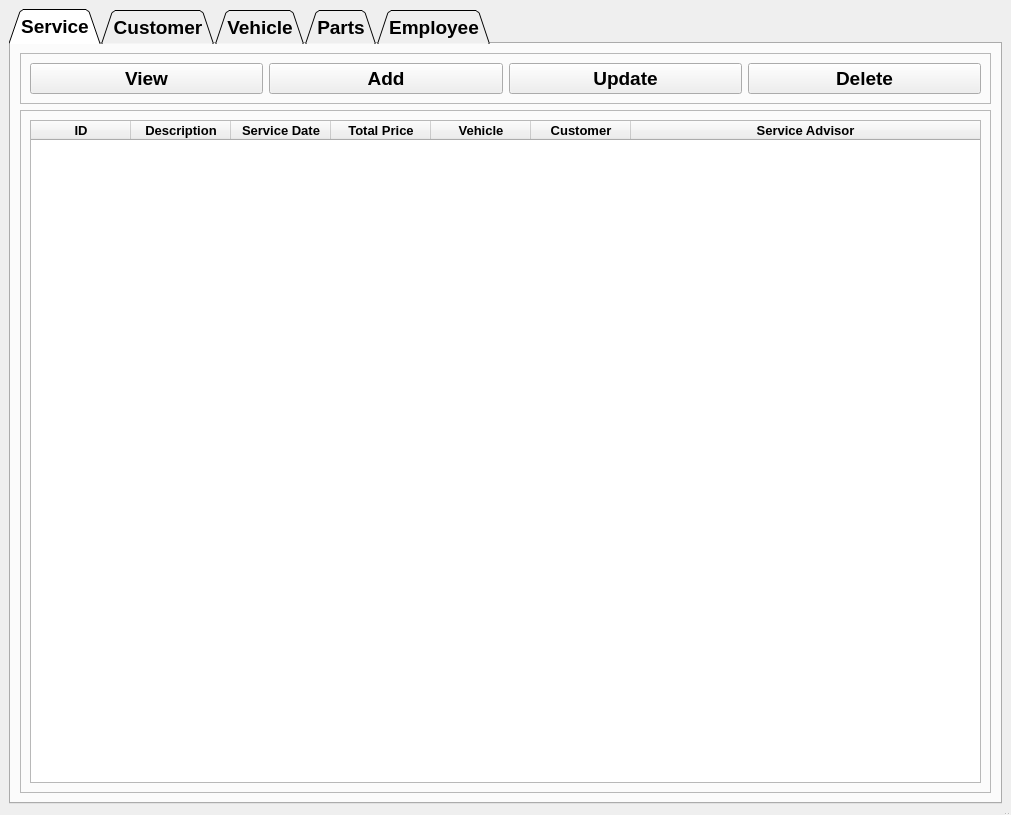
<?xml version="1.0" encoding="UTF-8"?>
<ui version="4.0">
 <class>MainWindow</class>
 <widget class="QMainWindow" name="MainWindow">
  <property name="geometry">
   <rect>
    <x>0</x>
    <y>0</y>
    <width>1011</width>
    <height>815</height>
   </rect>
  </property>
  <property name="windowTitle">
   <string>MainWindow</string>
  </property>
  <widget class="QWidget" name="centralwidget">
   <layout class="QVBoxLayout" name="verticalLayout">
    <item>
     <widget class="QTabWidget" name="tabWidget">
      <property name="font">
       <font>
        <pointsize>14</pointsize>
        <weight>75</weight>
        <bold>true</bold>
       </font>
      </property>
      <property name="layoutDirection">
       <enum>Qt::LeftToRight</enum>
      </property>
      <property name="tabPosition">
       <enum>QTabWidget::North</enum>
      </property>
      <property name="tabShape">
       <enum>QTabWidget::Triangular</enum>
      </property>
      <property name="currentIndex">
       <number>0</number>
      </property>
      <widget class="QWidget" name="Service">
       <attribute name="title">
        <string>Service</string>
       </attribute>
       <layout class="QVBoxLayout" name="verticalLayout_11">
        <item>
         <widget class="QFrame" name="frame_6">
          <property name="frameShape">
           <enum>QFrame::StyledPanel</enum>
          </property>
          <property name="frameShadow">
           <enum>QFrame::Raised</enum>
          </property>
          <layout class="QHBoxLayout" name="horizontalLayout_4">
           <property name="sizeConstraint">
            <enum>QLayout::SetNoConstraint</enum>
           </property>
           <item>
            <widget class="QPushButton" name="s_view">
             <property name="text">
              <string>View</string>
             </property>
            </widget>
           </item>
           <item>
            <widget class="QPushButton" name="s_add">
             <property name="text">
              <string>Add</string>
             </property>
            </widget>
           </item>
           <item>
            <widget class="QPushButton" name="s_update">
             <property name="text">
              <string>Update</string>
             </property>
            </widget>
           </item>
           <item>
            <widget class="QPushButton" name="s_del">
             <property name="text">
              <string>Delete</string>
             </property>
            </widget>
           </item>
          </layout>
         </widget>
        </item>
        <item>
         <widget class="QFrame" name="frame_5">
          <property name="frameShape">
           <enum>QFrame::StyledPanel</enum>
          </property>
          <property name="frameShadow">
           <enum>QFrame::Raised</enum>
          </property>
          <layout class="QVBoxLayout" name="verticalLayout_10">
           <item>
            <widget class="QTableWidget" name="ser_table">
             <property name="sizePolicy">
              <sizepolicy hsizetype="Preferred" vsizetype="Expanding">
               <horstretch>0</horstretch>
               <verstretch>0</verstretch>
              </sizepolicy>
             </property>
             <property name="maximumSize">
              <size>
               <width>16777215</width>
               <height>16777215</height>
              </size>
             </property>
             <property name="font">
              <font>
               <pointsize>10</pointsize>
               <weight>50</weight>
               <bold>false</bold>
              </font>
             </property>
             <property name="autoFillBackground">
              <bool>false</bool>
             </property>
             <property name="editTriggers">
              <set>QAbstractItemView::AnyKeyPressed|QAbstractItemView::EditKeyPressed</set>
             </property>
             <property name="alternatingRowColors">
              <bool>true</bool>
             </property>
             <property name="selectionMode">
              <enum>QAbstractItemView::SingleSelection</enum>
             </property>
             <property name="selectionBehavior">
              <enum>QAbstractItemView::SelectRows</enum>
             </property>
             <attribute name="horizontalHeaderCascadingSectionResizes">
              <bool>true</bool>
             </attribute>
             <attribute name="horizontalHeaderStretchLastSection">
              <bool>true</bool>
             </attribute>
             <attribute name="verticalHeaderVisible">
              <bool>true</bool>
             </attribute>
             <attribute name="verticalHeaderCascadingSectionResizes">
              <bool>true</bool>
             </attribute>
             <column>
              <property name="text">
               <string>ID</string>
              </property>
              <property name="font">
               <font>
                <pointsize>10</pointsize>
                <weight>75</weight>
                <bold>true</bold>
               </font>
              </property>
             </column>
             <column>
              <property name="text">
               <string>Description</string>
              </property>
              <property name="font">
               <font>
                <pointsize>10</pointsize>
                <weight>75</weight>
                <bold>true</bold>
               </font>
              </property>
             </column>
             <column>
              <property name="text">
               <string>Service Date</string>
              </property>
              <property name="font">
               <font>
                <pointsize>10</pointsize>
                <weight>75</weight>
                <bold>true</bold>
               </font>
              </property>
             </column>
             <column>
              <property name="text">
               <string>Total Price</string>
              </property>
              <property name="font">
               <font>
                <pointsize>10</pointsize>
                <weight>75</weight>
                <bold>true</bold>
               </font>
              </property>
             </column>
             <column>
              <property name="text">
               <string>Vehicle</string>
              </property>
              <property name="font">
               <font>
                <pointsize>10</pointsize>
                <weight>75</weight>
                <bold>true</bold>
               </font>
              </property>
             </column>
             <column>
              <property name="text">
               <string>Customer</string>
              </property>
              <property name="font">
               <font>
                <pointsize>10</pointsize>
                <weight>75</weight>
                <bold>true</bold>
               </font>
              </property>
             </column>
             <column>
              <property name="text">
               <string>Service Advisor</string>
              </property>
              <property name="font">
               <font>
                <family>Segoe UI</family>
                <pointsize>10</pointsize>
                <weight>75</weight>
                <bold>true</bold>
               </font>
              </property>
             </column>
            </widget>
           </item>
          </layout>
         </widget>
        </item>
       </layout>
      </widget>
      <widget class="QWidget" name="Customer">
       <attribute name="title">
        <string>Customer</string>
       </attribute>
       <layout class="QVBoxLayout" name="verticalLayout_2">
        <item>
         <widget class="QFrame" name="frame_4">
          <property name="sizePolicy">
           <sizepolicy hsizetype="Preferred" vsizetype="Preferred">
            <horstretch>0</horstretch>
            <verstretch>0</verstretch>
           </sizepolicy>
          </property>
          <property name="maximumSize">
           <size>
            <width>16777215</width>
            <height>61</height>
           </size>
          </property>
          <property name="frameShape">
           <enum>QFrame::StyledPanel</enum>
          </property>
          <property name="frameShadow">
           <enum>QFrame::Raised</enum>
          </property>
          <layout class="QHBoxLayout" name="horizontalLayout_2">
           <property name="sizeConstraint">
            <enum>QLayout::SetNoConstraint</enum>
           </property>
           <item>
            <widget class="QPushButton" name="c_view">
             <property name="text">
              <string>View</string>
             </property>
            </widget>
           </item>
           <item>
            <widget class="QPushButton" name="c_add">
             <property name="text">
              <string>Add</string>
             </property>
            </widget>
           </item>
           <item>
            <widget class="QPushButton" name="c_update">
             <property name="text">
              <string>Update</string>
             </property>
            </widget>
           </item>
           <item>
            <widget class="QPushButton" name="c_delete">
             <property name="text">
              <string>Delete</string>
             </property>
            </widget>
           </item>
          </layout>
         </widget>
        </item>
        <item>
         <widget class="QFrame" name="frame_3">
          <property name="frameShape">
           <enum>QFrame::StyledPanel</enum>
          </property>
          <property name="frameShadow">
           <enum>QFrame::Raised</enum>
          </property>
          <layout class="QVBoxLayout" name="verticalLayout_6">
           <item>
            <widget class="QTableWidget" name="cust_table">
             <property name="sizePolicy">
              <sizepolicy hsizetype="Preferred" vsizetype="Preferred">
               <horstretch>0</horstretch>
               <verstretch>0</verstretch>
              </sizepolicy>
             </property>
             <property name="maximumSize">
              <size>
               <width>16777215</width>
               <height>16777215</height>
              </size>
             </property>
             <property name="font">
              <font>
               <pointsize>11</pointsize>
              </font>
             </property>
             <property name="autoFillBackground">
              <bool>false</bool>
             </property>
             <property name="alternatingRowColors">
              <bool>true</bool>
             </property>
             <property name="selectionMode">
              <enum>QAbstractItemView::SingleSelection</enum>
             </property>
             <property name="selectionBehavior">
              <enum>QAbstractItemView::SelectRows</enum>
             </property>
             <attribute name="horizontalHeaderCascadingSectionResizes">
              <bool>true</bool>
             </attribute>
             <attribute name="horizontalHeaderStretchLastSection">
              <bool>true</bool>
             </attribute>
             <attribute name="verticalHeaderVisible">
              <bool>false</bool>
             </attribute>
             <attribute name="verticalHeaderCascadingSectionResizes">
              <bool>true</bool>
             </attribute>
             <column>
              <property name="text">
               <string>ID</string>
              </property>
              <property name="font">
               <font>
                <weight>75</weight>
                <bold>true</bold>
               </font>
              </property>
             </column>
             <column>
              <property name="text">
               <string>Name</string>
              </property>
              <property name="font">
               <font>
                <weight>75</weight>
                <bold>true</bold>
               </font>
              </property>
             </column>
             <column>
              <property name="text">
               <string>Address</string>
              </property>
              <property name="font">
               <font>
                <weight>75</weight>
                <bold>true</bold>
               </font>
              </property>
             </column>
             <column>
              <property name="text">
               <string>Contact</string>
              </property>
              <property name="font">
               <font>
                <weight>75</weight>
                <bold>true</bold>
               </font>
              </property>
             </column>
             <column>
              <property name="text">
               <string>Email</string>
              </property>
              <property name="font">
               <font>
                <weight>75</weight>
                <bold>true</bold>
               </font>
              </property>
             </column>
            </widget>
           </item>
          </layout>
         </widget>
        </item>
       </layout>
      </widget>
      <widget class="QWidget" name="Vehicle">
       <attribute name="title">
        <string>Vehicle</string>
       </attribute>
       <layout class="QVBoxLayout" name="verticalLayout_4">
        <item>
         <widget class="QFrame" name="frame">
          <property name="sizePolicy">
           <sizepolicy hsizetype="Expanding" vsizetype="Fixed">
            <horstretch>0</horstretch>
            <verstretch>0</verstretch>
           </sizepolicy>
          </property>
          <property name="frameShape">
           <enum>QFrame::StyledPanel</enum>
          </property>
          <property name="frameShadow">
           <enum>QFrame::Raised</enum>
          </property>
          <layout class="QHBoxLayout" name="horizontalLayout">
           <property name="sizeConstraint">
            <enum>QLayout::SetNoConstraint</enum>
           </property>
           <item>
            <widget class="QPushButton" name="v_view">
             <property name="text">
              <string>View</string>
             </property>
            </widget>
           </item>
           <item>
            <widget class="QPushButton" name="v_add">
             <property name="text">
              <string>Add</string>
             </property>
            </widget>
           </item>
           <item>
            <widget class="QPushButton" name="v_update">
             <property name="text">
              <string>Update</string>
             </property>
            </widget>
           </item>
           <item>
            <widget class="QPushButton" name="v_del">
             <property name="text">
              <string>Delete</string>
             </property>
            </widget>
           </item>
          </layout>
         </widget>
        </item>
        <item>
         <widget class="QFrame" name="frame_2">
          <property name="sizePolicy">
           <sizepolicy hsizetype="Expanding" vsizetype="Expanding">
            <horstretch>0</horstretch>
            <verstretch>0</verstretch>
           </sizepolicy>
          </property>
          <property name="frameShape">
           <enum>QFrame::StyledPanel</enum>
          </property>
          <property name="frameShadow">
           <enum>QFrame::Raised</enum>
          </property>
          <layout class="QVBoxLayout" name="verticalLayout_5">
           <item>
            <widget class="QTableWidget" name="veh_table">
             <property name="sizePolicy">
              <sizepolicy hsizetype="MinimumExpanding" vsizetype="MinimumExpanding">
               <horstretch>0</horstretch>
               <verstretch>0</verstretch>
              </sizepolicy>
             </property>
             <property name="maximumSize">
              <size>
               <width>9504685</width>
               <height>16777215</height>
              </size>
             </property>
             <property name="font">
              <font>
               <pointsize>11</pointsize>
              </font>
             </property>
             <property name="autoFillBackground">
              <bool>false</bool>
             </property>
             <property name="frameShape">
              <enum>QFrame::StyledPanel</enum>
             </property>
             <property name="editTriggers">
              <set>QAbstractItemView::AnyKeyPressed|QAbstractItemView::EditKeyPressed</set>
             </property>
             <property name="alternatingRowColors">
              <bool>true</bool>
             </property>
             <property name="selectionMode">
              <enum>QAbstractItemView::SingleSelection</enum>
             </property>
             <property name="selectionBehavior">
              <enum>QAbstractItemView::SelectRows</enum>
             </property>
             <attribute name="horizontalHeaderCascadingSectionResizes">
              <bool>true</bool>
             </attribute>
             <attribute name="horizontalHeaderDefaultSectionSize">
              <number>125</number>
             </attribute>
             <attribute name="horizontalHeaderHighlightSections">
              <bool>false</bool>
             </attribute>
             <attribute name="horizontalHeaderStretchLastSection">
              <bool>true</bool>
             </attribute>
             <attribute name="verticalHeaderVisible">
              <bool>false</bool>
             </attribute>
             <attribute name="verticalHeaderCascadingSectionResizes">
              <bool>false</bool>
             </attribute>
             <attribute name="verticalHeaderDefaultSectionSize">
              <number>43</number>
             </attribute>
             <attribute name="verticalHeaderHighlightSections">
              <bool>false</bool>
             </attribute>
             <attribute name="verticalHeaderStretchLastSection">
              <bool>false</bool>
             </attribute>
             <column>
              <property name="text">
               <string>ID</string>
              </property>
              <property name="font">
               <font>
                <weight>75</weight>
                <bold>true</bold>
               </font>
              </property>
             </column>
             <column>
              <property name="text">
               <string>Reg. No.</string>
              </property>
              <property name="font">
               <font>
                <weight>75</weight>
                <bold>true</bold>
               </font>
              </property>
             </column>
             <column>
              <property name="text">
               <string>Company</string>
              </property>
              <property name="font">
               <font>
                <weight>75</weight>
                <bold>true</bold>
               </font>
              </property>
             </column>
             <column>
              <property name="text">
               <string>Model</string>
              </property>
              <property name="font">
               <font>
                <weight>75</weight>
                <bold>true</bold>
               </font>
              </property>
             </column>
             <column>
              <property name="text">
               <string>Type</string>
              </property>
              <property name="font">
               <font>
                <weight>75</weight>
                <bold>true</bold>
               </font>
              </property>
             </column>
             <column>
              <property name="text">
               <string>Transmission</string>
              </property>
              <property name="font">
               <font>
                <weight>75</weight>
                <bold>true</bold>
               </font>
              </property>
             </column>
             <column>
              <property name="text">
               <string>Customer</string>
              </property>
              <property name="font">
               <font>
                <weight>75</weight>
                <bold>true</bold>
               </font>
              </property>
             </column>
            </widget>
           </item>
          </layout>
         </widget>
        </item>
       </layout>
      </widget>
      <widget class="QWidget" name="Parts">
       <attribute name="title">
        <string>Parts</string>
       </attribute>
       <layout class="QVBoxLayout" name="verticalLayout_7">
        <item>
         <widget class="QFrame" name="frame_7">
          <property name="frameShape">
           <enum>QFrame::StyledPanel</enum>
          </property>
          <property name="frameShadow">
           <enum>QFrame::Raised</enum>
          </property>
          <layout class="QHBoxLayout" name="horizontalLayout_3">
           <property name="sizeConstraint">
            <enum>QLayout::SetNoConstraint</enum>
           </property>
           <item>
            <widget class="QPushButton" name="p_view">
             <property name="text">
              <string>View</string>
             </property>
            </widget>
           </item>
           <item>
            <widget class="QPushButton" name="p_add">
             <property name="text">
              <string>Add</string>
             </property>
            </widget>
           </item>
           <item>
            <widget class="QPushButton" name="p_update">
             <property name="text">
              <string>Update</string>
             </property>
            </widget>
           </item>
           <item>
            <widget class="QPushButton" name="p_delete">
             <property name="text">
              <string>Delete</string>
             </property>
            </widget>
           </item>
          </layout>
         </widget>
        </item>
        <item>
         <widget class="QFrame" name="frame_10">
          <property name="frameShape">
           <enum>QFrame::StyledPanel</enum>
          </property>
          <property name="frameShadow">
           <enum>QFrame::Raised</enum>
          </property>
          <layout class="QVBoxLayout" name="verticalLayout_3">
           <item>
            <widget class="QTableWidget" name="part_table">
             <property name="alternatingRowColors">
              <bool>true</bool>
             </property>
             <property name="selectionMode">
              <enum>QAbstractItemView::SingleSelection</enum>
             </property>
             <property name="selectionBehavior">
              <enum>QAbstractItemView::SelectRows</enum>
             </property>
             <property name="sortingEnabled">
              <bool>true</bool>
             </property>
             <attribute name="horizontalHeaderStretchLastSection">
              <bool>true</bool>
             </attribute>
             <attribute name="verticalHeaderVisible">
              <bool>false</bool>
             </attribute>
             <column>
              <property name="text">
               <string>ID</string>
              </property>
              <property name="font">
               <font>
                <pointsize>10</pointsize>
                <weight>75</weight>
                <bold>true</bold>
               </font>
              </property>
             </column>
             <column>
              <property name="text">
               <string>Name</string>
              </property>
              <property name="font">
               <font>
                <pointsize>10</pointsize>
                <weight>75</weight>
                <bold>true</bold>
               </font>
              </property>
             </column>
             <column>
              <property name="text">
               <string>Brand</string>
              </property>
              <property name="font">
               <font>
                <pointsize>10</pointsize>
                <weight>75</weight>
                <bold>true</bold>
               </font>
              </property>
             </column>
             <column>
              <property name="text">
               <string>Price</string>
              </property>
              <property name="font">
               <font>
                <pointsize>10</pointsize>
                <weight>75</weight>
                <bold>true</bold>
               </font>
              </property>
             </column>
            </widget>
           </item>
          </layout>
         </widget>
        </item>
       </layout>
      </widget>
      <widget class="QWidget" name="Employee">
       <attribute name="title">
        <string>Employee</string>
       </attribute>
       <layout class="QVBoxLayout" name="verticalLayout_9">
        <item>
         <widget class="QFrame" name="frame_8">
          <property name="frameShape">
           <enum>QFrame::StyledPanel</enum>
          </property>
          <property name="frameShadow">
           <enum>QFrame::Raised</enum>
          </property>
          <layout class="QHBoxLayout" name="horizontalLayout_5">
           <property name="sizeConstraint">
            <enum>QLayout::SetNoConstraint</enum>
           </property>
           <item>
            <widget class="QPushButton" name="e_view">
             <property name="text">
              <string>View</string>
             </property>
            </widget>
           </item>
           <item>
            <widget class="QPushButton" name="e_add">
             <property name="text">
              <string>Add</string>
             </property>
            </widget>
           </item>
           <item>
            <widget class="QPushButton" name="e_update">
             <property name="text">
              <string>Update</string>
             </property>
            </widget>
           </item>
           <item>
            <widget class="QPushButton" name="e_delete">
             <property name="text">
              <string>Delete</string>
             </property>
            </widget>
           </item>
          </layout>
         </widget>
        </item>
        <item>
         <widget class="QFrame" name="frame_9">
          <property name="frameShape">
           <enum>QFrame::StyledPanel</enum>
          </property>
          <property name="frameShadow">
           <enum>QFrame::Raised</enum>
          </property>
          <layout class="QVBoxLayout" name="verticalLayout_8">
           <item>
            <widget class="QTableWidget" name="emp_table">
             <property name="font">
              <font>
               <pointsize>10</pointsize>
               <weight>50</weight>
               <bold>false</bold>
              </font>
             </property>
             <property name="alternatingRowColors">
              <bool>true</bool>
             </property>
             <property name="selectionBehavior">
              <enum>QAbstractItemView::SelectRows</enum>
             </property>
             <attribute name="horizontalHeaderStretchLastSection">
              <bool>true</bool>
             </attribute>
             <column>
              <property name="text">
               <string>ID</string>
              </property>
              <property name="font">
               <font>
                <weight>75</weight>
                <bold>true</bold>
               </font>
              </property>
             </column>
             <column>
              <property name="text">
               <string>Name</string>
              </property>
              <property name="font">
               <font>
                <weight>75</weight>
                <bold>true</bold>
               </font>
              </property>
             </column>
             <column>
              <property name="text">
               <string>Address</string>
              </property>
              <property name="font">
               <font>
                <weight>75</weight>
                <bold>true</bold>
               </font>
              </property>
             </column>
             <column>
              <property name="text">
               <string>Contact no</string>
              </property>
              <property name="font">
               <font>
                <weight>75</weight>
                <bold>true</bold>
               </font>
              </property>
             </column>
             <column>
              <property name="text">
               <string>Date of joining</string>
              </property>
              <property name="font">
               <font>
                <weight>75</weight>
                <bold>true</bold>
               </font>
              </property>
             </column>
             <column>
              <property name="text">
               <string>Salary</string>
              </property>
              <property name="font">
               <font>
                <weight>75</weight>
                <bold>true</bold>
               </font>
              </property>
             </column>
            </widget>
           </item>
          </layout>
         </widget>
        </item>
       </layout>
      </widget>
     </widget>
    </item>
   </layout>
  </widget>
  <widget class="QStatusBar" name="statusbar">
   <property name="minimumSize">
    <size>
     <width>2</width>
     <height>2</height>
    </size>
   </property>
  </widget>
 </widget>
 <resources/>
 <connections/>
</ui>
